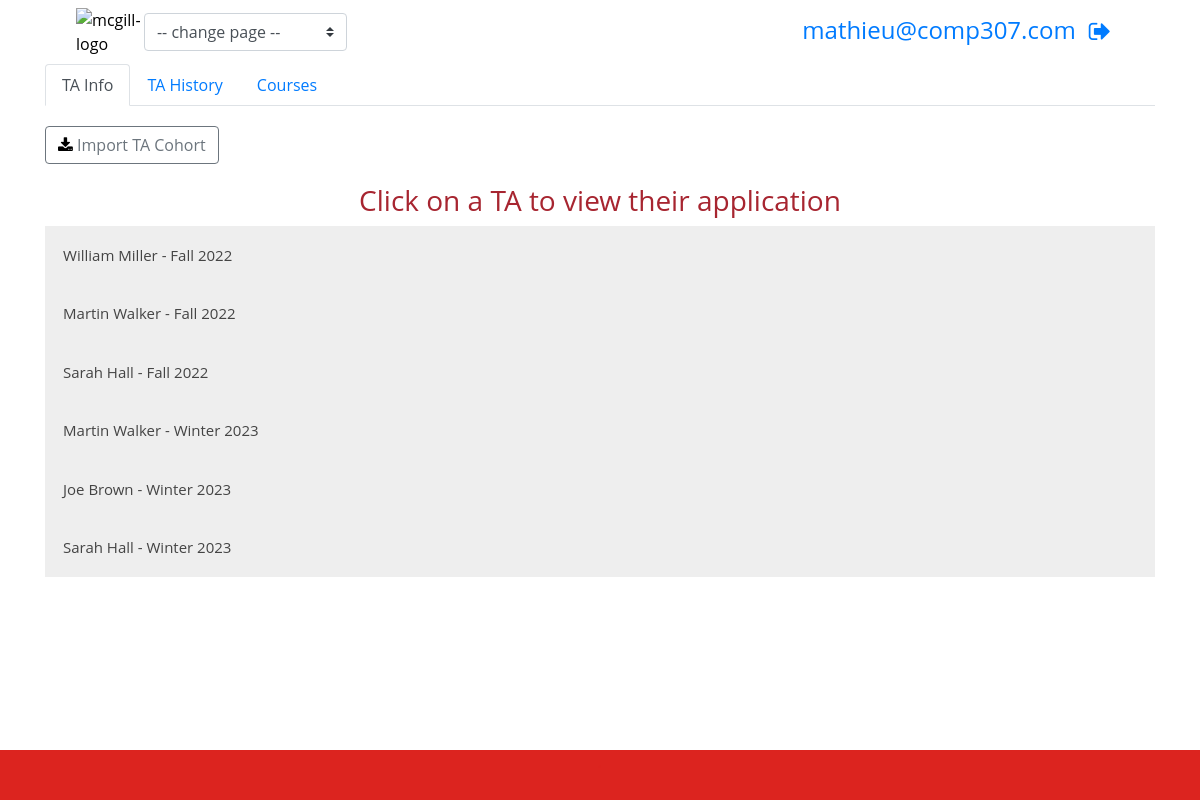
Screenshot of /dashboard/dashboard_admin.php (signed in) with the database file from the repository.
### tables this page shows
CREATE TABLE `ta_cohort` (
  `TermYear` varchar(100) NOT NULL,
  `TAName` varchar(100) NOT NULL,
  `StudentID` varchar(100) NOT NULL,
  `LegalName` varchar(100) NOT NULL,
  `Email` varchar(100) NOT NULL,
  `GradUgrad` varchar(100) NOT NULL,
  `SupervisorName` varchar(100) NOT NULL,
  `Priority` varchar(100) NOT NULL,
  `NumberHours` int(11) NOT NULL,
  `DateApplied` varchar(100) NOT NULL,
  `TheLocation` varchar(100) NOT NULL,
  `Phone` varchar(100) NOT NULL,
  `Degree` varchar(100) NOT NULL,
  `CoursesApplied` varchar(100) NOT NULL,
  `OpenToOtherCourses` varchar(100) NOT NULL,
  `Notes` varchar(100) NOT NULL
);

### dashboard/dashboard_admin.php (the view, shortened to what this page needs)
<?php
$id = $_SESSION["email"];
$conn = mysqli_connect("localhost","root","","ta-management");
?>
<!DOCTYPE html>
<html>
  <head>
    <link href="dashboard.css" rel="stylesheet" />
    <link
      rel="stylesheet"
      href="https://cdn.jsdelivr.net/npm/bootstrap@4.1.3/dist/css/bootstrap.min.css"
    />
    <link
      rel="stylesheet"
      href="https://cdnjs.cloudflare.com/ajax/libs/font-awesome/4.7.0/css/font-awesome.min.css"
    />
  </head>
  <body>
    <div class="container">
      <nav class="navbar">
        <div class="container-fluid">
          <div class="d-flex align-items-center">
            <a href="./dashboard.php">
            <img
              src="../media/mcgill_logo.png"
              style="width: 14rem; height: auto"
              alt="mcgill-logo"
            /></a>
            <select class="custom-select" id="jquery-select">
              <option hidden disabled selected value> -- change page -- </option>
            </select>
          </div>
          <div style="display:flex;">
            <div class="email_address"style="font-size:24px; color: #007bff;"><?php echo $id ?></div>
            <div style="float:right;">
              <button
                type="button"
                class="btn btn-link"
                onclick="window.location.replace('../logout/logout.html')"
              >
                <i class="fa fa-sign-out" style="font-size: 24px; color: #007bff;"></i>
              </button>
            </div>
          </div>
        </div>
      </nav>
      <nav>
        <div class="nav nav-tabs" id="nav-tab" role="tablist">
          <a
            class="nav-item nav-link active"
            data-toggle="tab"
            href="#nav-ta-info"
            role="tab"
            >TA Info</a
          >
          <a
            class="nav-item nav-link"
            data-toggle="tab"
            href="#nav-ta-history"
            role="tab"
            >TA History</a
          >
          <a
            class="nav-item nav-link"
            data-toggle="tab"
            href="#nav-courses"
            role="tab"
            >Courses</a
          >
        </div>
      </nav>
      <div class="tab-content" id="nav-tabContent">
        <div class="tab-pane fade show active" id="nav-ta-info" role="tabpanel">
          <button
          type="button"
          class="btn btn-outline-secondary import-button"
          data-toggle="modal"
          data-target="#import-ta"
        >
          <i class="fa fa-download"></i>
          Import TA Cohort
        </button>
          <div style="text-align: center;"><h3 style="margin-top: 20px; color: #a72530">Click on a TA to view their application</h3></div>
          <?php
            $result = $conn -> query("SELECT * FROM ta_cohort ORDER BY TermYear");
              while($row = mysqli_fetch_array($result)) {
          ?>
            <button class="accordion"><?php echo $row['TAName']?> <?php echo " - " . $row['TermYear'] ?></button>
          <?php
            }
          ?>
        </div>
      </div>
    </div>
    <div class="footer">.</div>
  </body>
</html>

### dashboard/dashboard.css (style rules this page uses)
* { font-family: 'Open Sans', sans-serif; color: black; }
* { font-family: 'Open Sans', sans-serif; box-sizing: border-box; color: black; }

### dashboard/dashboard_admin.php (style rules this page uses)
.import-button { margin-top: 20px; }
.accordion { background-color: #eee; color: #444; cursor: pointer; padding: 18px; width: 100%; border: none; text-align: left; outline: none; font-size: 15px; transition: 0.4s; }
.footer { position: fixed; left: 0; bottom: 0; width: 100%; height:50px; background-color: #DC241F; color:#DC241F; text-align: center; }

### rows the page displays
ta_cohort: TAName "William Miller", TermYear "Fall 2022"
ta_cohort: TAName "Martin Walker", TermYear "Fall 2022"
ta_cohort: TAName "Sarah Hall", TermYear "Fall 2022"
ta_cohort: TAName "Martin Walker", TermYear "Winter 2023"
ta_cohort: TAName "Joe Brown", TermYear "Winter 2023"
ta_cohort: TAName "Sarah Hall", TermYear "Winter 2023"

### other values shown
$id "mathieu@comp307.com"
